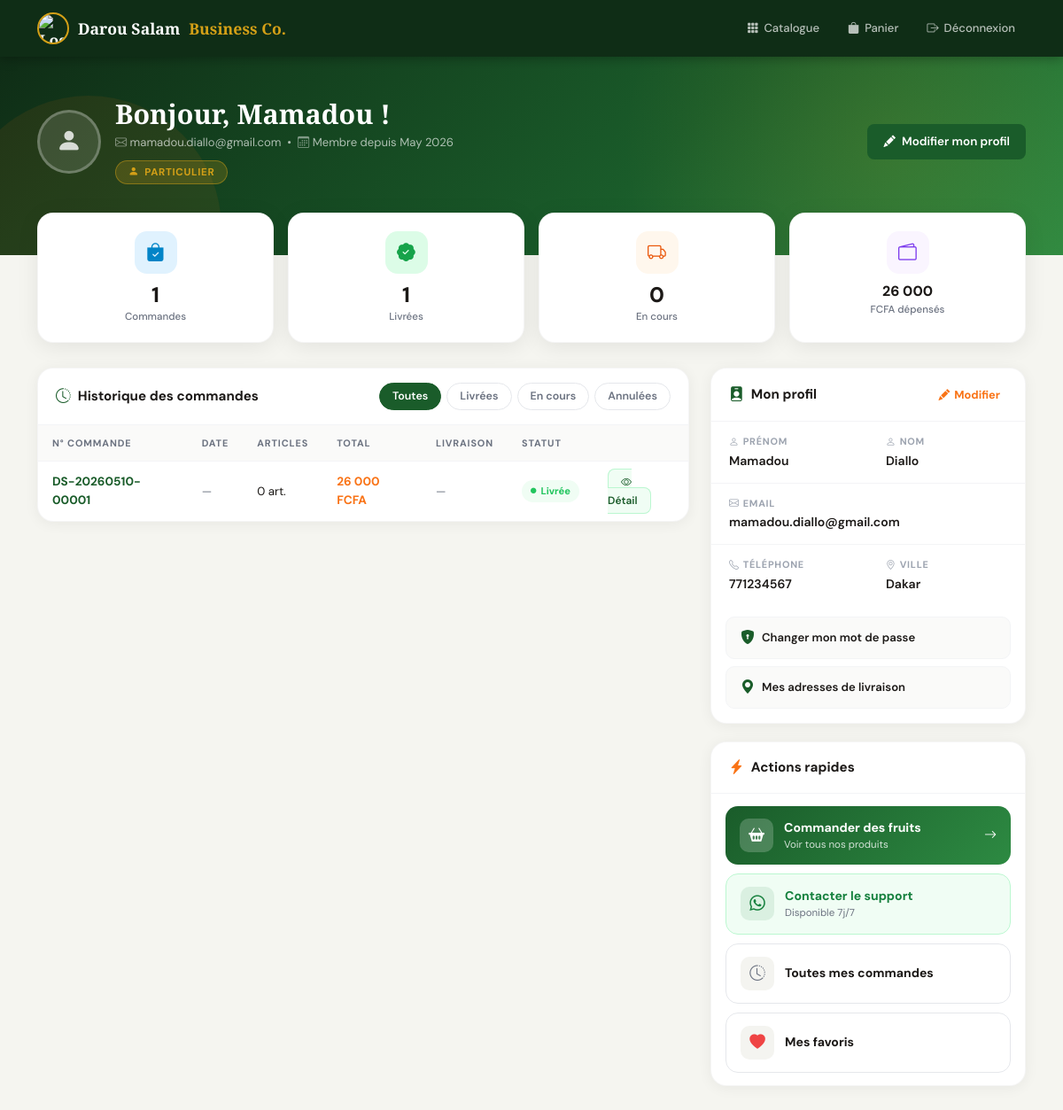
The page /compte (signed in) on the database its author committed.
### tables this page shows
CREATE TABLE `clients` (
    `id`                 INT UNSIGNED    NOT NULL AUTO_INCREMENT,
    `type`               ENUM('particulier','professionnel') NOT NULL DEFAULT 'particulier',
    `civilite`           ENUM('M.','Mme','Mlle','Dr','Prof') DEFAULT 'M.',
    `nom`                VARCHAR(80)     NOT NULL,
    `prenom`             VARCHAR(80)     DEFAULT NULL,
    `email`              VARCHAR(180)    NOT NULL UNIQUE,
    `telephone`          VARCHAR(20)     DEFAULT NULL,
    `mot_de_passe`       VARCHAR(255)    NOT NULL,
    `entreprise`         VARCHAR(150)    DEFAULT NULL,
    `adresse`            TEXT            DEFAULT NULL,
    `ville`              VARCHAR(80)     DEFAULT 'Dakar',
    `pays`               VARCHAR(60)     DEFAULT 'Sénégal',
    `statut`             ENUM('actif','suspendu','banni') NOT NULL DEFAULT 'actif',
    `token_verification` VARCHAR(100)    DEFAULT NULL,
    `verified`           TINYINT(1)      NOT NULL DEFAULT 0,
    `created_at`         DATETIME        NOT NULL DEFAULT CURRENT_TIMESTAMP,
    PRIMARY KEY (`id`)
);

CREATE TABLE `commandes` (
    `id`               INT UNSIGNED    NOT NULL AUTO_INCREMENT,
    `client_id`        INT UNSIGNED    NOT NULL,
    `reference`        VARCHAR(30)     NOT NULL UNIQUE COMMENT 'Format DS-YYYYMMDD-XXXXX',
    `statut`           ENUM('en_attente','confirmee','en_preparation','en_livraison','livree','annulee') NOT NULL DEFAULT 'en_attente',
    `type_commande`    ENUM('kg','carton','mixte') NOT NULL DEFAULT 'kg',
    `sous_total`       DECIMAL(12,0)   NOT NULL DEFAULT 0,
    `frais_livraison`  DECIMAL(10,0)   NOT NULL DEFAULT 0,
    `total`            DECIMAL(12,0)   NOT NULL DEFAULT 0,
    `mode_paiement`    ENUM('cash','wave','orange_money','free_money','virement','carte') NOT NULL DEFAULT 'cash',
    `adresse_livraison` JSON           DEFAULT NULL,
    `notes`            TEXT            DEFAULT NULL,
    `created_at`       DATETIME        NOT NULL DEFAULT CURRENT_TIMESTAMP,
    `updated_at`       DATETIME        NOT NULL DEFAULT CURRENT_TIMESTAMP ON UPDATE CURRENT_TIMESTAMP,
    PRIMARY KEY (`id`),
    KEY `fk_commande_client` (`client_id`),
    CONSTRAINT `fk_commande_client` FOREIGN KEY (`client_id`) REFERENCES `clients` (`id`) ON UPDATE CASCADE
);

### views/client/dashboard.php (the view, shortened to what the rows shown need)
<?php
$cl = $client ?? [];
$prenom       = htmlspecialchars($cl['prenom'] ?? 'Client');
$nom          = htmlspecialchars($cl['nom'] ?? '');
$email        = htmlspecialchars($cl['email'] ?? '');
$telephone    = htmlspecialchars($cl['telephone'] ?? '—');
$typeClient   = htmlspecialchars($cl['type'] ?? 'particulier');
$ville        = htmlspecialchars($cl['ville'] ?? '');
$created      = isset($cl['created_at']) ? date('M Y', strtotime($cl['created_at'])) : '—';
$commandes = $dernieresCommandes ?? [];
$totalCmds = $totalCommandes ?? 0;
$totalDepense = 0;
$enCours = 0;
$livrees = 0;
foreach ($commandes as $c) {
    $totalDepense += $c['total'] ?? 0;
    $s = $c['statut'] ?? '';
    if ($s === 'livree') $livrees++;
}
$statuts = [
    'livree'      => ['lib'=>'Livrée',      'color'=>'#22c55e','bg'=>'#f0fdf4'],
    'en_route'    => ['lib'=>'En route',    'color'=>'#f59e0b','bg'=>'#fffbeb'],
    'preparation' => ['lib'=>'Préparation', 'color'=>'#3b82f6','bg'=>'#eff6ff'],
    'confirmee'   => ['lib'=>'Confirmée',   'color'=>'#8b5cf6','bg'=>'#faf5ff'],
    'annulee'     => ['lib'=>'Annulée',     'color'=>'#ef4444','bg'=>'#fef2f2'],
    'en_attente'  => ['lib'=>'En attente',  'color'=>'#6b7280','bg'=>'#f9fafb'],
];
?>
<!DOCTYPE html>
<html lang="fr">
<head>
<link href="https://cdn.jsdelivr.net/npm/bootstrap@5.3.3/dist/css/bootstrap.min.css" rel="stylesheet">
<link href="https://cdn.jsdelivr.net/npm/bootstrap-icons@1.11.3/font/bootstrap-icons.min.css" rel="stylesheet">
</head>
<body>
<div class="dash-top">
  <div class="container d-flex justify-content-between align-items-center">
    <a href="/darousalam/" class="dash-brand">
      <img src="/darousalam/logo.jpg" alt="Logo">
      Darou Salam <span>Business Co.</span>
    </a>
    <div class="d-flex align-items-center gap-2">
      <a href="<?= BASE_URL ?>?page=catalogue" class="dash-nav-link">
        <i class="bi bi-grid-3x3-gap-fill"></i> Catalogue
      </a>
      <a href="<?= BASE_URL ?>?page=panier" class="dash-nav-link">
        <i class="bi bi-bag-fill"></i> Panier
      </a>
      <a href="<?= BASE_URL ?>?page=logout" class="dash-nav-link danger">
        <i class="bi bi-box-arrow-right"></i> Déconnexion
      </a>
    </div>
  </div>
</div>
<div class="dash-hero">
  <div class="container" style="position:relative;z-index:2;">
    <div class="d-flex align-items-center gap-3">
      <div class="hero-avatar">
        <i class="bi bi-person-fill"></i>
      </div>
      <div>
        <div class="hero-name">Bonjour, <?= $prenom ?> !</div>
        <div class="hero-meta">
          <i class="bi bi-envelope" style="opacity:.7;"></i> <?= $email ?>
          &nbsp;&bull;&nbsp;
          <i class="bi bi-calendar3" style="opacity:.7;"></i> Membre depuis <?= $created ?>
        </div>
        <div class="hero-badge">
          <i class="bi bi-<?= $typeClient==='professionnel'?'briefcase-fill':'person-fill' ?>"></i>
          <?= ucfirst($typeClient) ?>
        </div>
      </div>
      <div class="ms-auto d-none d-md-block">
        <button onclick="openModal()" class="btn-ds btn-ds-primary" style="display:flex;align-items:center;gap:7px;padding:10px 18px;font-size:.84rem;">
          <i class="bi bi-pencil-fill"></i> Modifier mon profil
        </button>
      </div>
    </div>
  </div>
</div>
<div class="container pb-5" style="position:relative;z-index:10;">
  <div class="stats-row">
    <div class="stat-card">
      <div class="stat-icon" style="background:#e0f2fe;">
        <i class="bi bi-bag-check-fill" style="color:#0284c7;"></i>
      </div>
      <div class="stat-val"><?= $totalCmds ?></div>
      <div class="stat-lbl">Commandes</div>
    </div>
    <div class="stat-card">
      <div class="stat-icon" style="background:#dcfce7;">
        <i class="bi bi-patch-check-fill" style="color:#16a34a;"></i>
      </div>
      <div class="stat-val"><?= $livrees ?></div>
      <div class="stat-lbl">Livrées</div>
    </div>
    <div class="stat-card">
      <div class="stat-icon" style="background:#fff7ed;">
        <i class="bi bi-truck" style="color:#ea580c;"></i>
      </div>
      <div class="stat-val"><?= $enCours ?></div>
      <div class="stat-lbl">En cours</div>
    </div>
    <div class="stat-card">
      <div class="stat-icon" style="background:#faf5ff;">
        <i class="bi bi-wallet2" style="color:#7c3aed;"></i>
      </div>
      <div class="stat-val" style="font-size:1rem;"><?= number_format($totalDepense,0,',',' ') ?></div>
      <div class="stat-lbl">FCFA dépensés</div>
    </div>
  </div>
  <div class="row g-4">
    <div class="col-lg-8">
      <div class="ds-card">
        <div class="ds-card-head">
          <div class="ds-card-title">
            <i class="bi bi-clock-history" style="color:var(--vert);"></i>
            Historique des commandes
          </div>
          <div class="filter-tabs">
            <button class="ftab active" onclick="filtrer('tous',this)">Toutes</button>
            <button class="ftab" onclick="filtrer('livree',this)">Livrées</button>
            <button class="ftab" onclick="filtrer('cours',this)">En cours</button>
            <button class="ftab" onclick="filtrer('annulee',this)">Annulées</button>
          </div>
        </div>
        <?php if (empty($commandes)): ?>
        <div style="padding:40px;text-align:center;color:var(--gris);">
          <i class="bi bi-bag-x" style="font-size:2.5rem;opacity:.4;display:block;margin-bottom:12px;"></i>
          <div style="font-size:.9rem;">Aucune commande pour le moment</div>
          <a href="<?= BASE_URL ?>?page=catalogue" class="btn-ds btn-ds-primary" style="margin-top:14px;display:inline-flex;align-items:center;gap:6px;">
            <i class="bi bi-basket2-fill"></i> Découvrir le catalogue
          </a>
        </div>
        <?php else: ?>
        <div style="overflow-x:auto;">
          <table class="ds-table" id="orders-table">
            <thead>
              <tr>
                <th>N° commande</th>
                <th>Date</th>
                <th>Articles</th>
                <th>Total</th>
                <th>Livraison</th>
                <th>Statut</th>
                <th></th>
              </tr>
            </thead>
            <tbody>
              <?php foreach ($commandes as $c):
                $s = $c['statut'] ?? 'en_attente';
                $st = $statuts[$s] ?? $statuts['en_attente'];
              ?>
              <tr data-statut="<?= $s ?>">
                <td class="order-num"><?= htmlspecialchars($c['reference'] ?? $c['num'] ?? '—') ?></td>
                <td style="color:var(--gris);font-size:.82rem;"><?= htmlspecialchars($c['date_commande'] ?? $c['date'] ?? '—') ?></td>
                <td style="font-size:.83rem;"><?= (int)($c['nb_articles'] ?? $c['items'] ?? 0) ?> art.</td>
                <td class="total-val"><?= number_format($c['total'] ?? 0, 0, ',', ' ') ?> FCFA</td>
                <td style="font-size:.82rem;color:var(--gris);"><?= htmlspecialchars($c['date_livraison'] ?? $c['livraison'] ?? '—') ?></td>
                <td>
                  <span class="statut-badge" style="color:<?= $st['color'] ?>;background:<?= $st['bg'] ?>;">
                    <i class="bi bi-circle-fill" style="font-size:.4rem;"></i>
                    <?= $st['lib'] ?>
                  </span>
                </td>
                <td>
                  <a href="<?= BASE_URL ?>?page=commande_detail&id=<?= $c['id'] ?? '' ?>" class="btn-ds btn-ds-outline">
                    <i class="bi bi-eye"></i> Détail
                  </a>
                </td>
              </tr>
              <?php endforeach; ?>
            </tbody>
          </table>
        </div>
        <?php endif; ?>
      </div>
    </div>
    <div class="col-lg-4">
      <div class="ds-card">
        <div class="ds-card-head">
          <div class="ds-card-title">
            <i class="bi bi-person-badge-fill" style="color:var(--vert);"></i>
            Mon profil
          </div>
          <button onclick="openModal()" style="display:flex;align-items:center;gap:5px;background:none;border:none;color:var(--orange);font-size:.8rem;font-weight:700;cursor:pointer;font-family:var(--font);padding:4px 8px;border-radius:6px;transition:background .2s;" onmouseover="this.style.background='#fff7ed'" onmouseout="this.style.background='none'">
            <i class="bi bi-pencil-fill"></i> Modifier
          </button>
        </div>
        <div class="profile-grid">
          <div class="profile-item">
            <label><i class="bi bi-person me-1"></i>Prénom</label>
            <div class="val"><?= $prenom ?></div>
          </div>
          <div class="profile-item">
            <label><i class="bi bi-person me-1"></i>Nom</label>
            <div class="val"><?= $nom ?></div>
          </div>
          <div class="profile-item" style="grid-column:1/-1;">
            <label><i class="bi bi-envelope me-1"></i>Email</label>
            <div class="val"><?= $email ?></div>
          </div>
          <div class="profile-item">
            <label><i class="bi bi-telephone me-1"></i>Téléphone</label>
            <div class="val"><?= $telephone ?: '—' ?></div>
          </div>
          <div class="profile-item">
            <label><i class="bi bi-geo-alt me-1"></i>Ville</label>
            <div class="val"><?= $ville ?: 'Dakar' ?></div>
          </div>
        </div>
        <div style="padding:12px 16px 16px;">
          <a href="<?= BASE_URL ?>?page=mot_de_passe_oublie" class="profile-link">
            <i class="bi bi-shield-lock-fill"></i>
            Changer mon mot de passe
          </a>
          <a href="<?= BASE_URL ?>?page=adresses" class="profile-link" style="margin-bottom:0;">
            <i class="bi bi-geo-alt-fill"></i>
            Mes adresses de livraison
          </a>
        </div>
      </div>
      <div class="ds-card">
        <div class="ds-card-head">
          <div class="ds-card-title">
            <i class="bi bi-lightning-charge-fill" style="color:var(--orange);"></i>
            Actions rapides
          </div>
        </div>
        <div style="padding:14px 16px;">
          <a href="<?= BASE_URL ?>?page=catalogue" class="qa-btn primary">
            <div class="qa-icon"><i class="bi bi-basket2-fill"></i></div>
            <div>
              <div>Commander des fruits</div>
              <div style="font-size:.72rem;opacity:.8;font-weight:400;">Voir tous nos produits</div>
            </div>
            <i class="bi bi-arrow-right ms-auto"></i>
          </a>
          <a href="https://wa.me/221774715353?text=Bonjour%20Darou%20Salam%2C%20j%27ai%20besoin%20d%27aide" target="_blank" class="qa-btn whatsapp">
            <div class="qa-icon"><i class="bi bi-whatsapp"></i></div>
            <div>
              <div>Contacter le support</div>
              <div style="font-size:.72rem;color:#6b7280;font-weight:400;">Disponible 7j/7</div>
            </div>
          </a>
          <a href="<?= BASE_URL ?>?page=historique" class="qa-btn outline">
            <div class="qa-icon"><i class="bi bi-clock-history"></i></div>
            <div>Toutes mes commandes</div>
          </a>
          <a href="<?= BASE_URL ?>?page=favoris" class="qa-btn outline" style="margin-bottom:0;">
            <div class="qa-icon"><i class="bi bi-heart-fill" style="color:#ef4444;"></i></div>
            <div>Mes favoris</div>
          </a>
        </div>
      </div>
    </div>
  </div>
</div>
</body>
</html>

### rows shown on the page
clients: prenom "Mamadou", email "mamadou.diallo@gmail.com", created_at "May 2026", type "PARTICULIER", nom "Diallo", telephone "771234567", ville "Dakar"
commandes: reference "DS-20260510-00001", date_commande "—", nb_articles "0", total "26 000", date_livraison "—", statut "Livrée"

### other values the page prints
$totalCmds "1"
$livrees "1"
$enCours "0"
$totalDepense "26 000"
